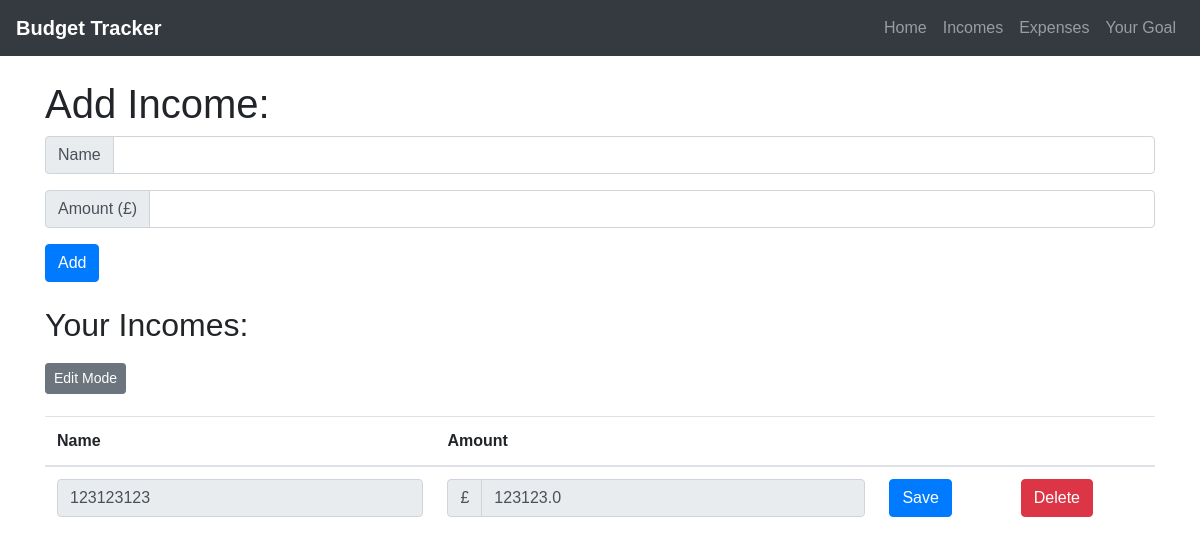
Page /income on the earlier database version.
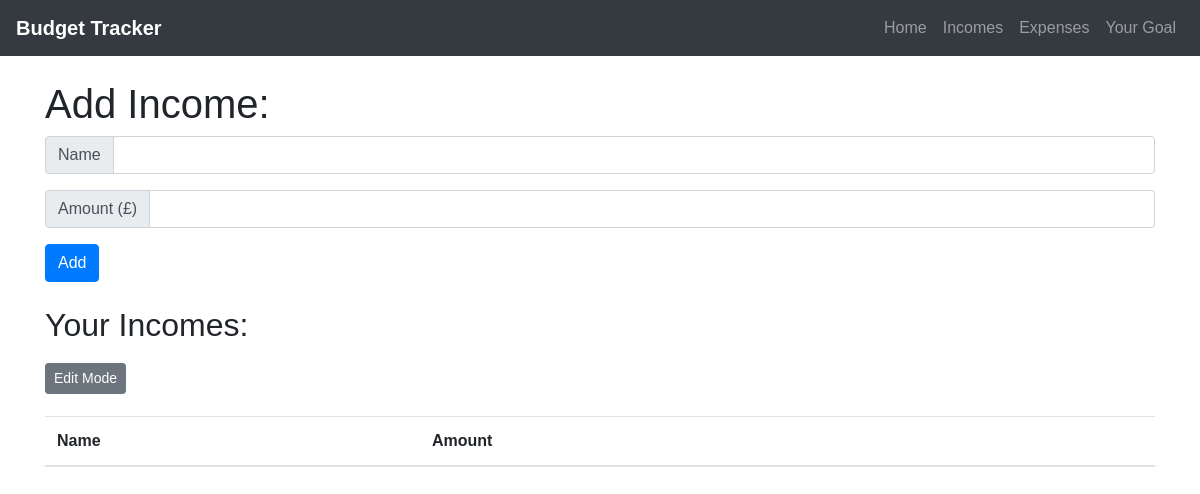
Same page on the later database version.
### app/models.py (models this page shows)
class Income(db.Model):
    id = db.Column(db.Integer, primary_key=True)
    name = db.Column(db.String(30), nullable=False)
    amount = db.Column(db.Float, nullable=False)

### app/routes.py (the view, shortened to what this page needs)
@app.route('/income', methods=['GET', 'POST'])
def income():
    form = IncomeForm()
    incomes = Income.query.all()
    return render_template('income.html', form=form, incomes=incomes)

### app/forms.py
class IncomeForm(FlaskForm):
    name = StringField('Income Name', validators=[DataRequired(), Length(max=30)])
    amount = FloatField('Amount', validators=[DataRequired(), NumberRange(min=0, max=9999999999999.99)])

### app/templates/income.html (shortened to what this page needs)
{% extends "base.html" %}
{% block content %}
    <div class="container mt-4">
        <h1>Add Income:</h1>
        <form action="/income" method="post" name="income_form" id="income_form">
            <div class="form-group">
                <div class="input-group">
                    <div class="input-group-prepend">
                    <span class="input-group-text">Name</span>
                </div>
                {{ form.name(class="form-control", required=true) }}
                </div>
            </div>
            <div class="form-group">
                <div class="input-group">
                    <div class="input-group-prepend">
                        <span class="input-group-text">Amount (£)</span>
                    </div>
                    {{ form.amount(class="form-control", type="number", step="0.01", required=true) }}
                </div>
            </div>
            <button type="submit" class="btn btn-primary">Add</button>
        </form>
        <div class="total-heading">
            <h2 class="mt-4">Your Incomes:</h2>
            <button type="button" class="btn btn-secondary btn-sm" onclick="toggleEditMode('incomeTable')">Edit Mode</button>
        </div>
            <div class="table-responsive mt-3">
                <table class="table">
                    <thead>
                        <tr>
                            <th scope="col">Name</th>
                            <th scope="col">Amount</th>
                            <th></th>
                            <th></th>
                        </tr>
                    </thead>
                    <tbody id="incomeTable">
                        {% for income in incomes %}
                            <tr>
                                <td>
                                    <form action="/income/edit/{{ income.id }}" method="post">
                                        <input type="text" name="name" value="{{ income.name }}" class="form-control" required readonly>
                                </td>
                                <td>
                                    <div class="input-group">
                                        <div class="input-group-prepend remove-sign">
                                            <span class="input-group-text">£</span>
                                        </div>
                                        <input type="number" step="0.01" name="amount" value="{{ income.amount }}" class="form-control" required readonly>
                                    </div>
                                </td>
                                <td>
                                    <button type="submit" class="btn btn-primary">Save</button>
                                </td>
                                <td>
                                    <form action="/income/delete/{{ income.id }}" method="post">
                                        <button type="submit" class="btn btn-danger">Delete</button>
                                    </form>
                                </td>
                            </tr>
                        {% endfor %}
                    </tbody>
                </table>
            </div>
    </div>
{% endblock %}

### app/templates/base.html (shortened to what this page needs)
<!DOCTYPE html>
<head>
    <link rel="stylesheet" href="https://stackpath.bootstrapcdn.com/bootstrap/4.5.2/css/bootstrap.min.css">
    <link rel="stylesheet" href="{{ url_for('static', filename='style.css') }}">
</head>
<body>
    <nav class="bg-dark navbar navbar-dark navbar-expand-lg  ">
    <a class="navbar-brand" href="/">Budget Tracker</a>
    <div class="collapse navbar-collapse" id="navbarNav">
        <ul class="navbar-nav ml-auto">
            <li class="nav-item">
                <a class="nav-link" href="/">Home</a>
            </li>
            <li class="nav-item">
                <a class="nav-link" href="/income">Incomes</a>
            </li>
            <li class="nav-item">
                <a class="nav-link" href="/expense">Expenses</a>
            </li>
            <li class="nav-item">
                <a class="nav-link" href="/goal">Your Goal</a>
            </li>
        </ul>
    </div>
</nav>
    <div>
        {% block content %}{% endblock %}
    </div>
</body>
</html>

### app/static/style.css (style rules this page uses)
body { font-family: 'Trebuchet MS', Arial, sans-serif; }
.navbar-brand { font-weight: bold; }
.total-heading { justify-content: space-between; align-items: center; }
.total-heading button { margin-left: auto; height: 50%; }
.total-heading { font-size: 200%; }
@media (min-width: 768px) { .input-group-prepend { display: inline-block; width: auto; text-align: right; margin-bottom: 0; } }
@media (min-width: 768px) { .input-group-text { width: auto; } }

Differences in the rows shown:
removed Income: name "123123123", amount "123123.0"
